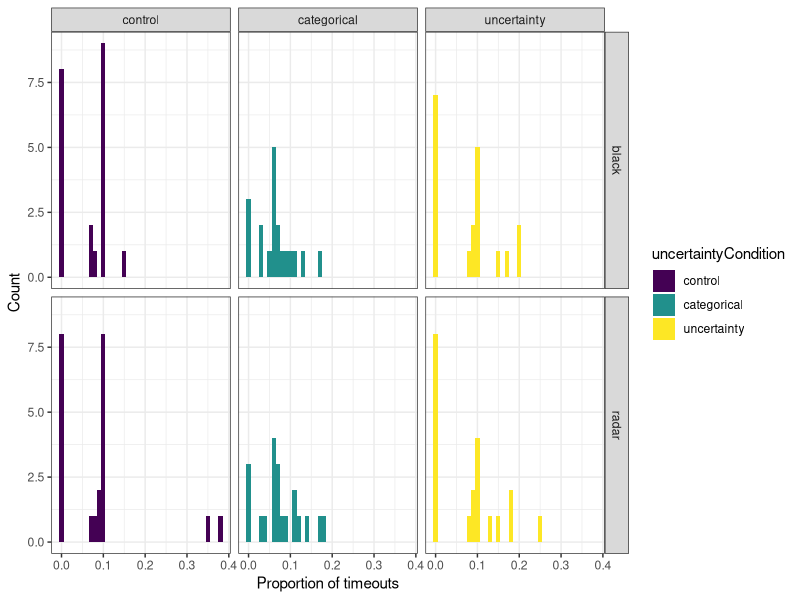

R code for this plot: (Note: this script raises an error after producing the figure.)
# Analysis of DSTL08 experiment
# C. E. R. Edmunds, Queen Mary, University of London. 
# 3-12-2020

# Setup --------------------------------------------------------------------------------------------
rm(list=ls())

require(data.table); require(ggplot2); require(viridis); require(emmeans); require(BayesFactor); 
require(car); library(plyr)

data <- fread('../data/DSTL08longData.csv')

# Category learning phase: Graphs ------------------------------------------------------------------
clData <- data[experiment_phase=="categoryLearning", 1:14] # Get category learning data

# Getting summary statistics of category learning
clSummary <- clData[, list(trialsToCriterion=which.max(trial),
                           meanAccuracy=mean(correct, na.rm=T),
                           meanRT=mean(reaction_time, na.rm=T),
                           sdRT=sd(reaction_time, na.rm=T),
                           nTimeouts=sum(completed_by=="TIMEOUT", na.rm=F)), 
                    by=.(id_participant, condition, uncertaintyCondition, backgroundCondition)]

# Reorder factor for graphs
clSummary$uncertaintyCondition <- factor(clSummary$uncertaintyCondition, levels=c("control", "categorical", "uncertainty"))
clSummary$backgroundCondition <- factor(clSummary$backgroundCondition)

# Investigating the proportion of timeouts
clSummary[, propTimeouts:= nTimeouts/trialsToCriterion]

# Histograms of number of timeouts
ggplot(clSummary, aes(x=propTimeouts, fill=uncertaintyCondition)) +
  geom_histogram(binwidth=0.01, position="identity") +
  facet_grid(backgroundCondition~uncertaintyCondition) +
  labs(x="Proportion of timeouts", y="Count") +
  scale_fill_viridis(discrete=T) +
  theme_bw() 
ggsave("../techReport/images/DSTL08CLhistogramTimeouts.pdf", units="in", width=6, height=3)

# Exploring trials to criterion
# Histograms of trials to criterion
ggplot(clSummary, aes(x=trialsToCriterion, fill=uncertaintyCondition)) +
  geom_histogram(binwidth=1, position="identity") +
  facet_grid(backgroundCondition~uncertaintyCondition) +
  labs(x="Trials to criterion", y="Count") +
  scale_fill_viridis(discrete=T) +
  theme_bw()
# ggsave("../techReport/images/DSTL03CLhistogramTrialsCriterion.pdf", units="in", width=6, height=3)

clSummary$condition <- factor(clSummary$condition, 
                              levels=c("control_black", "control_radar", 
                                       "categorical_black", "categorical_radar",
                                       "uncertainty_black", "uncertainty_radar"))

# Boxplot of trials to criterion
ggplot(clSummary, aes(x=condition, y=trialsToCriterion, fill=uncertaintyCondition, 
                      alpha=as.factor(backgroundCondition))) +
  stat_boxplot(geom ='errorbar', width=0.1) + 
  geom_boxplot(show.legend = FALSE, width=0.8) +
  scale_alpha_discrete(range = c(0.4, 0.95), guide=FALSE) +
  labs(x = "Condition", y="Trials to criterion") +
  scale_fill_viridis(discrete=T) +
  theme_bw()
ggsave("../techReport/images/DSTL08CLboxplotTrialsCriterion.pdf", units="in", width=7, height=3.5)

# Category learning phase: Tests -------------------------------------------------------------------
# Is length of time to criterion affected by condition?
cl.criterion.aov <- aov(trialsToCriterion ~ uncertaintyCondition*backgroundCondition, data=clSummary)
summary(cl.criterion.aov)

# Checking ANOVA assumptions
# Checking homogeneity of variance
plot(cl.criterion.aov, 1)

# Levene's test for homogeneity of variance
leveneTest(trialsToCriterion ~ uncertaintyCondition*backgroundCondition, data=clSummary)

# Check normality
plot(cl.criterion.aov, 2)

# Extract the residuals
aov_residuals <- residuals(object = cl.criterion.aov )

# Run Shapiro-Wilk test
shapiro.test(x = aov_residuals )

# Transform trials to criterion
clSummary[,trTrialsToCriterion:=trialsToCriterion^2]

# Re-do anova
cl.criterion.aov <- aov(trTrialsToCriterion ~ uncertaintyCondition*backgroundCondition, data=clSummary)
summary(cl.criterion.aov)

emmeans(cl.criterion.aov, ~ backgroundCondition)

means.cl.criterion <- emmeans(cl.criterion.aov, ~ uncertaintyCondition*backgroundCondition)
means.cl.criterion

cl.criterion.bf <-  anovaBF(trialsToCriterion ~ uncertaintyCondition*backgroundCondition, data=clSummary)
cl.criterion.bf
cl.criterion.bf[4]/cl.criterion.bf[3]

# Multiple pairwise comparisons
TukeyHSD(cl.criterion.aov)

# Category learning: RTs ---------------------------------------------------------------------------
# Histogram of reaction times 
ggplot(clSummary, aes(x=meanRT, fill=condition)) +
  geom_histogram(binwidth=200, position="identity", alpha=0.5) +
  labs(x="Reaction times", y="Count") +
  scale_fill_viridis(discrete=T) +
  theme_bw()

# Boxplot of reaction times 
ggplot(clSummary, aes(x=condition, y=meanRT, fill=uncertaintyCondition, 
                      alpha=as.factor(backgroundCondition))) +
  stat_boxplot(geom ='errorbar', width=0.1) + 
  geom_boxplot(show.legend = FALSE, width=0.8) +
  scale_alpha_discrete(range = c(0.4, 0.95), guide=FALSE) +
  labs(x = "Condition", y="Mean reaction time (ms)") +
  scale_fill_viridis(discrete=T) +
  theme_bw()
ggsave("../techReport/images/DSTL08CLboxplotRT.pdf", units="in", width=7, height=3.5)

# Is reaction time affected by condition?
cl.rt.aov <- aov(meanRT ~ uncertaintyCondition*backgroundCondition, data=clSummary)
summary(cl.rt.aov)

# Checking anova assumptions
# Checking homogeneity of variance
plot(cl.rt.aov, 1)

# Levene's test for homogeneity of variance
leveneTest(meanRT ~ uncertaintyCondition*backgroundCondition, data=clSummary)

# Check normality
plot(cl.rt.aov, 2)

# Extract the residuals
aov_residuals <- residuals(object = cl.rt.aov )

# Run Shapiro-Wilk test
shapiro.test(x = aov_residuals )

# Multiple pairwise comparisons
TukeyHSD(cl.rt.aov)

# Get means
emmeans(cl.rt.aov, ~ uncertaintyCondition)

means.cl.rt <- emmeans(cl.rt.aov, ~ condition)
means.cl.rt

cl.rt.bf <-  anovaBF(meanRT ~ uncertaintyCondition*backgroundCondition, data=clSummary)
cl.rt.bf
cl.rt.bf[4]/cl.rt.bf[3]

# Monitoring ---------------------------------------------------------------------------------------
mData <- data[experiment_phase=="monitoring", 
              !c("category", "category_id", "category_selected", "category_selected_id")]

# Sort out correct column (not removing timeouts)
mData[, correct:= 0]
mData[completed_by=="CLICKED", correct:= ifelse(changed_entity_id==selected_entity_id, 1, 0)]
mData[no_change==1, correct:= ifelse(completed_by=="CLICKED", 0, 1)]

# Monitoring: accuracy -----------------------------------------------------------------------------

# Get summary data
mSummary <- mData[, list(meanAccuracy=mean(correct, na.rm=T),
                         nTimeouts=sum(is.na(reaction_time))), 
                  by=.(id_participant, condition, uncertaintyCondition, backgroundCondition)]
mSummary$condition <- factor(mSummary$condition, 
                             levels=c("control_black", "control_radar", 
                                      "categorical_black", "categorical_radar",
                                      "uncertainty_black", "uncertainty_radar"))
mSummary$uncertaintyCondition <- factor(mSummary$uncertaintyCondition)
mSummary$backgroundCondition <- factor(mSummary$backgroundCondition)

# Boxplots of number of timeouts
ggplot(mSummary, aes(x=condition, y=nTimeouts, fill=uncertaintyCondition, 
                     alpha=as.factor(backgroundCondition))) +
  stat_boxplot(geom ='errorbar', width=0.1) + 
  geom_boxplot(show.legend = FALSE, width=0.8) +
  scale_alpha_discrete(range = c(0.4, 0.95), guide=FALSE) +
  labs(x = "Condition", y="Number of timeouts") +
  scale_fill_viridis(discrete=T) +
  theme_bw()
ggsave("../techReport/images/DSTL08MboxplotTimeouts.pdf", units="in", width=7, height=3.5)

# Monitoring: Accuracy -----------------------------------------------------------------------------
# Boxplots of accuracy: untransformed
ggplot(mSummary, aes(x=condition, y=meanAccuracy, fill=uncertaintyCondition, 
                     alpha=as.factor(backgroundCondition))) +
  stat_boxplot(geom ='errorbar', width=0.1) + 
  geom_boxplot(show.legend = FALSE, width=0.8) +
  scale_alpha_discrete(range = c(0.4, 0.95), guide=FALSE) +
  labs(x = "Condition", y="Accuracy") +
  scale_fill_viridis(discrete=T) +
  theme_bw()
ggsave("../techReport/images/DSTL08MboxplotAccuracy.pdf", units="in", width=7, height=3.5)

# Removing outliers
outliers <- boxplot(meanAccuracy ~ condition, data=mSummary)$out
mSummary <- mSummary[!(meanAccuracy>0.66 & condition=="control_radar"),]
mSummary$id_participant <- factor(mSummary$id_participant)

# Is accuracy affected by condition?
m.acc.aov <- aov(meanAccuracy ~ uncertaintyCondition*backgroundCondition, 
                 data=mSummary)
summary(m.acc.aov)

emmeans(m.acc.aov, specs = pairwise ~ uncertaintyCondition)
emmeans(m.acc.aov, specs = pairwise ~ backgroundCondition)

m.acc.bf <-  anovaBF(meanAccuracy ~ uncertaintyCondition*backgroundCondition, 
                     data=mSummary, whichModels="bottom")
m.acc.bf

# Monitoring: Reaction times -----------------------------------------------------------------------
# Get summary data
mSummary <- mData[, list(meanRT=mean(reaction_time, na.rm=T),
                         nTimeouts=sum(is.na(reaction_time))), 
                  by=.(id_participant, condition, uncertaintyCondition, backgroundCondition)]
mSummary$condition <- factor(mSummary$condition, 
                             levels=c("control_black", "control_radar", 
                                      "categorical_black", "categorical_radar",
                                      "uncertainty_black", "uncertainty_radar"))
mSummary$uncertaintyCondition <- factor(mSummary$uncertaintyCondition)
mSummary$backgroundCondition <- factor(mSummary$backgroundCondition)

ggplot(mSummary, aes(x=condition, y=meanRT, fill=uncertaintyCondition, 
                     alpha=as.factor(backgroundCondition))) +
  stat_boxplot(geom ='errorbar', width=0.1) + 
  geom_boxplot(show.legend = FALSE, width=0.8) +
  scale_alpha_discrete(range = c(0.4, 0.95), guide=FALSE) +
  labs(x = "Condition", y="Reaction time") +
  scale_fill_viridis(discrete=T) +
  theme_bw()
ggsave("../techReport/images/DSTL08MboxplotRT.pdf", units="in", width=7, height=3.5)

# Removing outliers
outliers <- boxplot(meanRT ~ condition, data=mSummary)$out
mSummary <- mSummary[-which(meanRT %in% outliers),]
mSummary$id_participant <- factor(mSummary$id_participant)

# Monitoring: reaction time: ANOVA -----------------------------------------------------------------
# Is reaction time affected by condition?
m.rt.aov <- aov(meanRT ~ uncertaintyCondition*backgroundCondition, 
                data=mSummary)
summary(m.rt.aov)

emmeans(m.rt.aov, specs = pairwise ~ uncertaintyCondition)

m.rt.bf <-  anovaBF(meanRT ~ uncertaintyCondition*backgroundCondition, 
                    data=mSummary, whichRandom="id_participant", whichModels="bottom")
m.rt.bf
